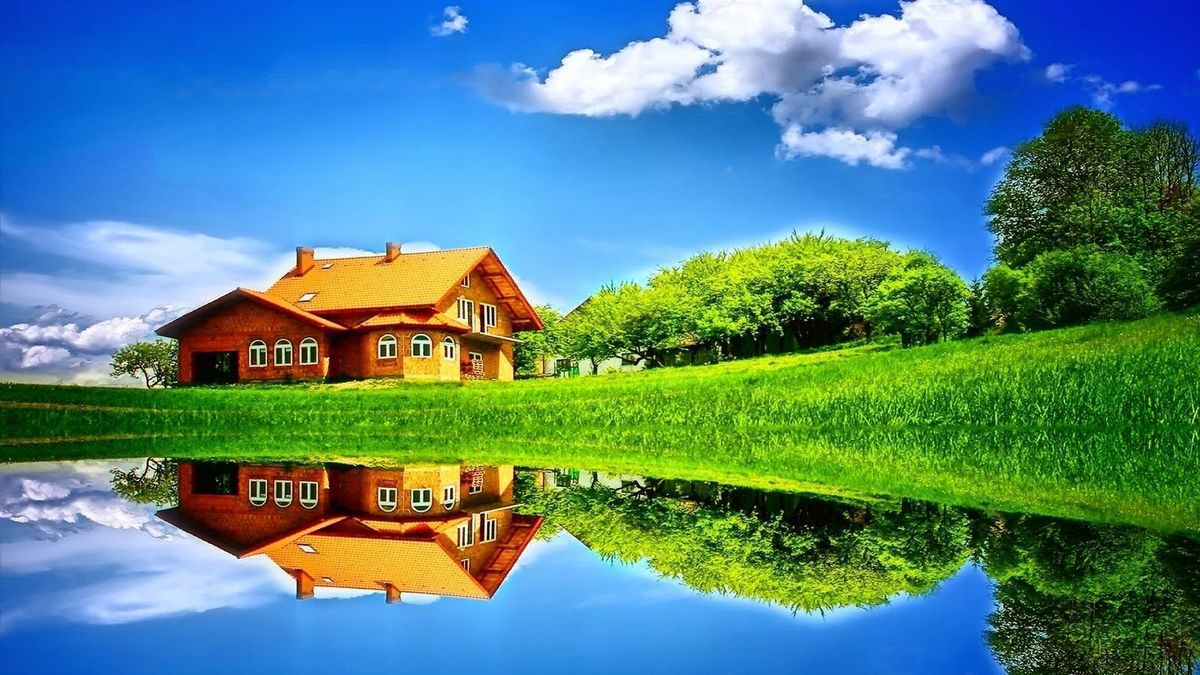
#> input picture lab03/lab03.jpg, 1200 x 675 px
$ jupyter execute lab03.ipynb
#> lines starting #> are read from the running program, lines starting #| are printed output that depends on the picture; after the words box and inside, x2 and y2 are one past the last pixel; in counts of white or black regions, pixels touching at a corner belong together
[cell 1]
# Phần I. So sánh OpenCV và Scikit-image trong thuật toán Canny
import cv2
import numpy as np
import matplotlib.pyplot as plt
from skimage import feature

def show_images(titles, images):
    plt.figure(figsize=(20, 5))
    for i in range(len(images)):
        plt.subplot(1, len(images), i+1)
        plt.imshow(images[i], cmap='gray')
        plt.title(titles[i])
        plt.axis('off')
    plt.show()

# Đọc ảnh gốc ở chế độ Grayscale (Canny thường xử lý trên ảnh xám)
img_gray = cv2.imread('lab03.jpg', cv2.IMREAD_GRAYSCALE)
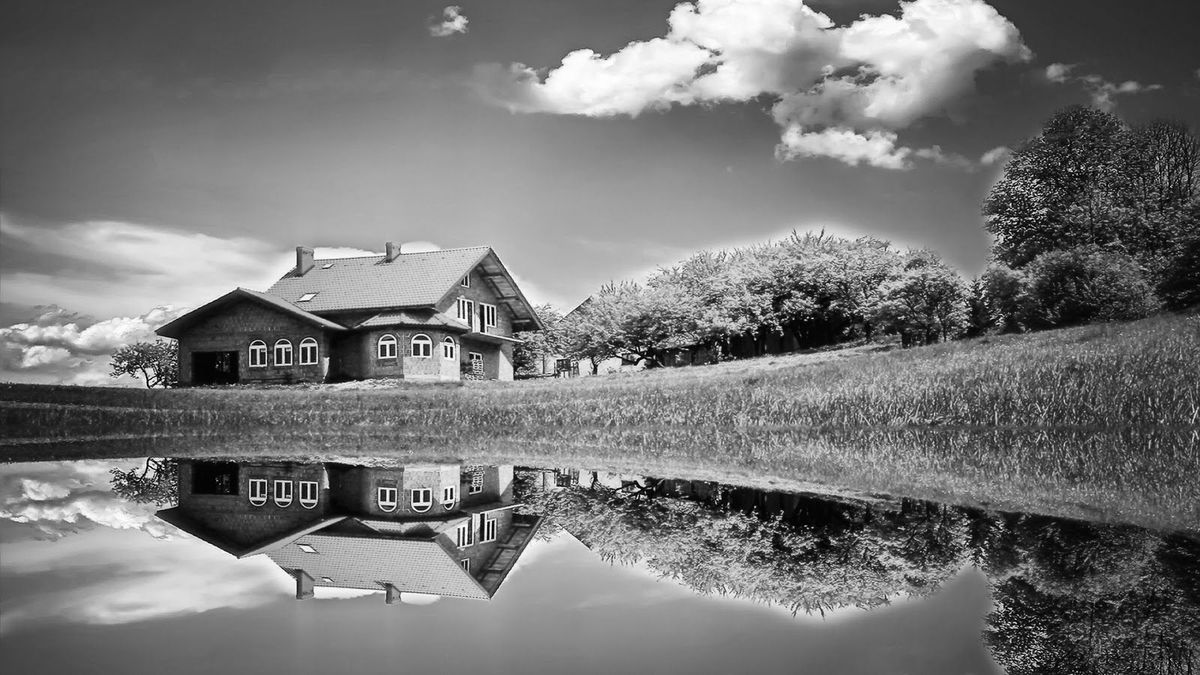
#> img_gray: shape (675, 1200); min 0, max 255, mean 118.9

# 1. Thuật toán Canny bằng OpenCV
# Cú pháp: cv2.Canny(ảnh, ngưỡng_thấp, ngưỡng_cao)
edges_cv2 = cv2.Canny(img_gray, threshold1=100, threshold2=200)
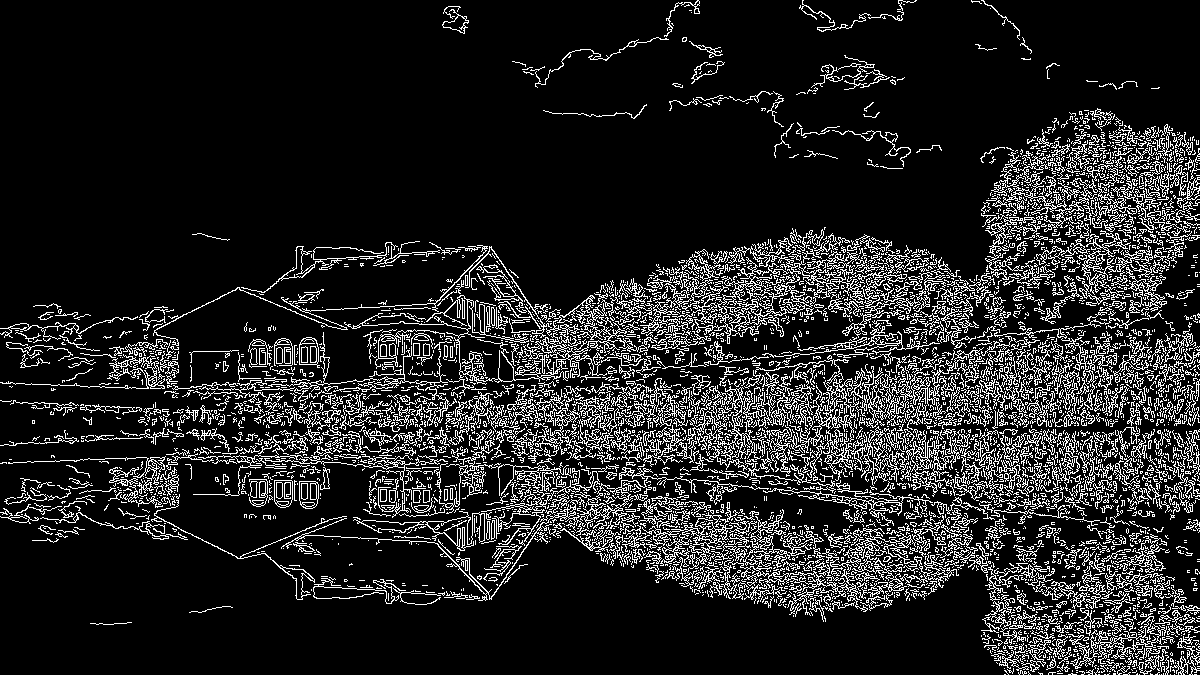
#> edges_cv2: shape (675, 1200); 13.8% white in thin lines or dots

# 2. Thuật toán Canny bằng Scikit-image
# Cú pháp: feature.canny(ảnh, sigma, ngưỡng_thấp, ngưỡng_cao)
# Lưu ý: skimage Canny trả về ma trận boolean (True/False), cần ép kiểu về float/uint8 để vẽ
edges_skimage = feature.canny(img_gray, sigma=1.0, low_threshold=100, high_threshold=200)
#> edges_skimage: shape (675, 1200) bool; 4% white in thin lines or dots

show_images(['Ảnh gốc (Xám)', 'Canny - OpenCV', 'Canny - Scikit-image'],
            [img_gray, edges_cv2, edges_skimage.astype(float)])
#> the loop in show_images, `for i in range(len(images)):` made 3 passes
#> in show_images, `plt.show()`:
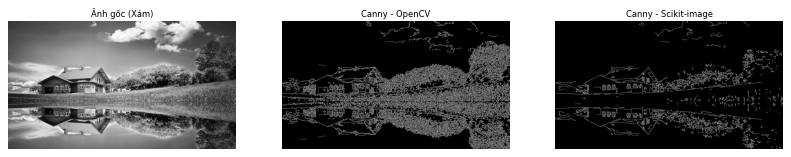
#> figure drawn by matplotlib, 3 panels

[cell 2]
# Phần 2. Thay đổi các tham số Threshold
# Thay đổi ngưỡng cao/thấp để xem sự khác biệt
# 1. Ngưỡng thấp (Bắt được nhiều cạnh yếu hơn, dễ lẫn nhiễu)
canny_low_thresh = cv2.Canny(img_gray, threshold1=10, threshold2=50)
#> canny_low_thresh: shape (675, 1200); 20.8% white in thin lines or dots

# 2. Ngưỡng cao (Chỉ bắt các cạnh cực kỳ rõ nét, bỏ qua nhiều chi tiết)
canny_high_thresh = cv2.Canny(img_gray, threshold1=150, threshold2=250)
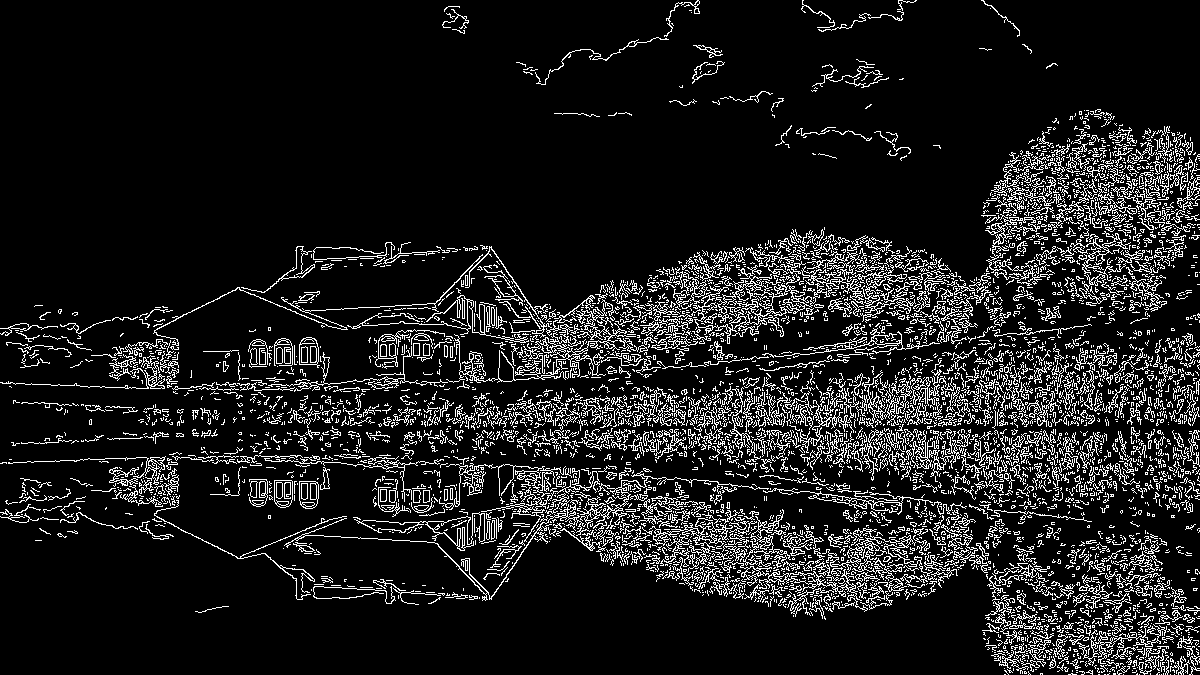
#> canny_high_thresh: shape (675, 1200); 11.2% white in thin lines or dots

# 3. Kết hợp tính toán ngưỡng tự động (Auto Canny - Rất hay dùng trong thực tế)
median = np.median(img_gray)
#> median = 118
lower = int(max(0, (1.0 - 0.33) * median))
#> lower = 79
upper = int(min(255, (1.0 + 0.33) * median))
#> upper = 156
canny_auto = cv2.Canny(img_gray, lower, upper)
#> canny_auto: shape (675, 1200); 15.3% white in thin lines or dots

show_images(['Ngưỡng rất thấp (10, 50)', 'Ngưỡng rất cao (150, 250)', f'Ngưỡng tự động ({lower}, {upper})'],
            [canny_low_thresh, canny_high_thresh, canny_auto])
#> the loop in show_images (call 2), `for i in range(len(images)):` made 3 passes

[cell 3]
# Phần 3. Kết hợp Canny với nhận dạng hình dáng (Tìm Contours)
# Đọc ảnh màu để vẽ viền cho đẹp
img_color = cv2.imread('lab03.jpg')
#> img_color is the input picture: shape (675, 1200, 3); mean B, G, R 132.2, 133.4, 85.5
img_color = cv2.cvtColor(img_color, cv2.COLOR_BGR2RGB)

# Dùng Canny tìm cạnh trước
edges = cv2.Canny(img_gray, 50, 150)
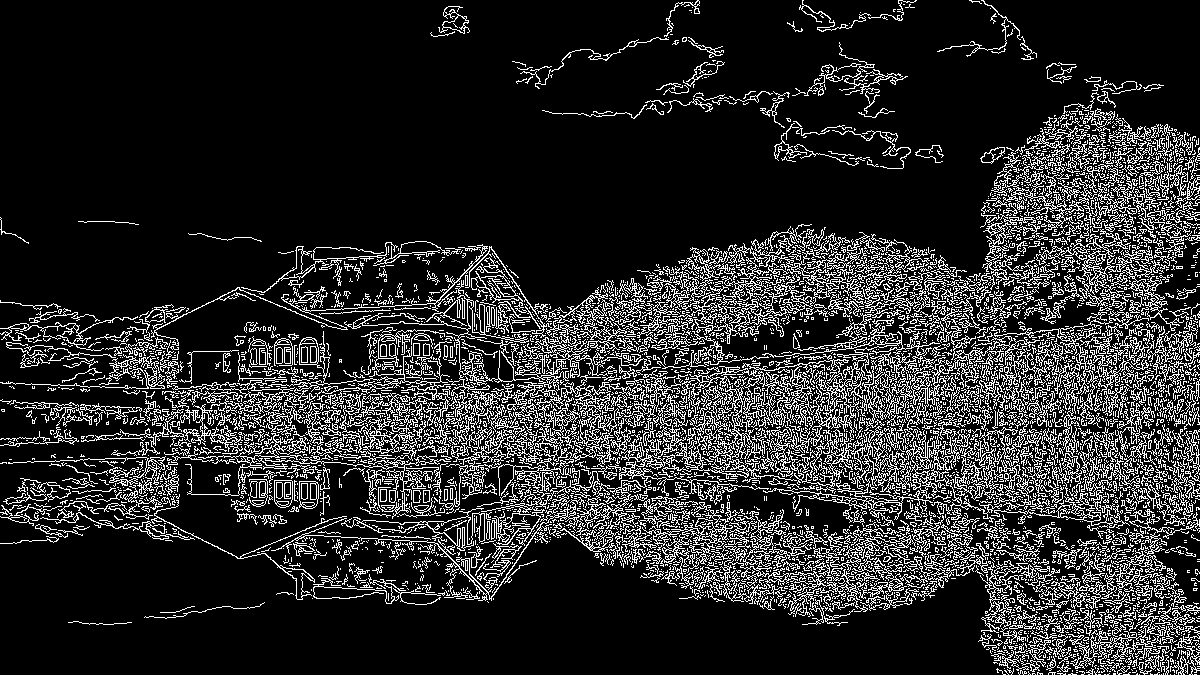
#> edges: shape (675, 1200); 16.4% white in thin lines or dots

# Tìm các đường viền (contours) dựa trên các cạnh Canny đã tìm được
# RETR_EXTERNAL: Chỉ lấy các viền ngoài cùng
contours, hierarchy = cv2.findContours(edges, cv2.RETR_EXTERNAL, cv2.CHAIN_APPROX_SIMPLE)
#> contours = 4565 contours, 4177 with area under 20; largest, box (x1, y1, x2, y2) and area: (658, 326, 956, 483) 4786, (693, 235, 867, 344) 2644, (268, 287, 636, 427) 2319, (443, 382, 639, 465) 1746, (789, 426, 909, 493) 1510

# Vẽ các đường viền tìm được lên ảnh gốc (màu đỏ, độ dày 2)
img_contours = img_color.copy()
cv2.drawContours(img_contours, contours, -1, (255, 0, 0), 2)
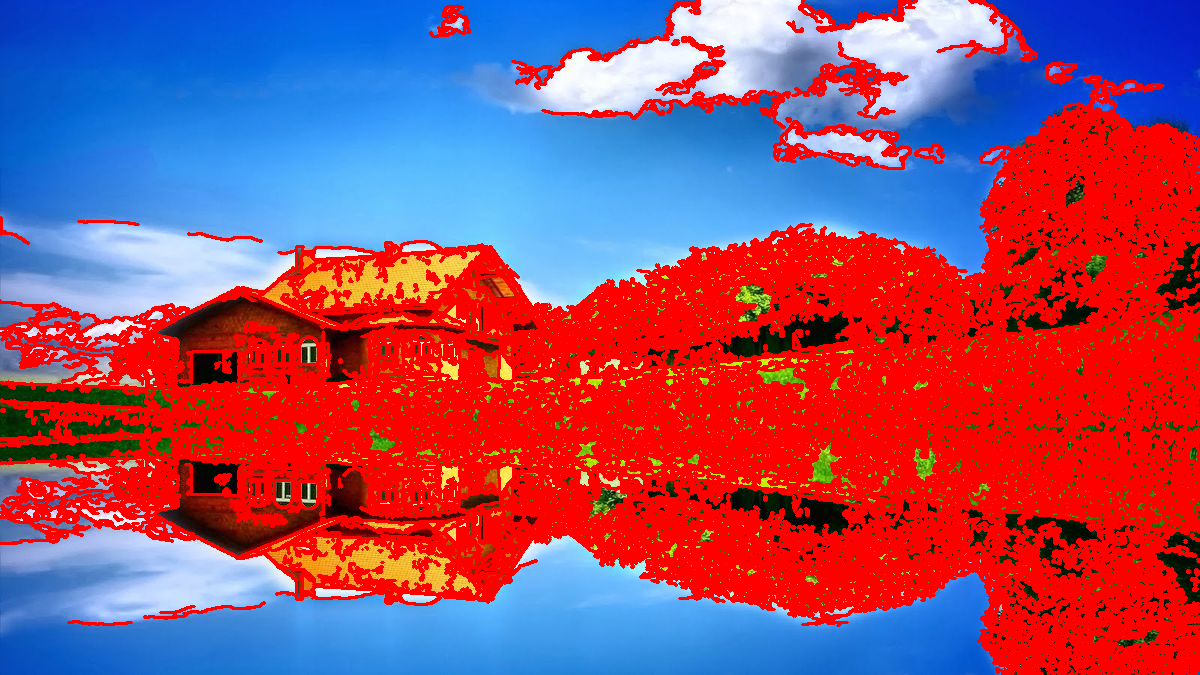
#> img_contours: shape (675, 1200, 3); mean R, G, B 153.5, 78, 110.4

show_images(['Canny Edges', 'Nhận diện đối tượng (Contours)'], [edges, img_contours])

$ run again, with lab03/noise.png saved as lab03/lab03.jpg
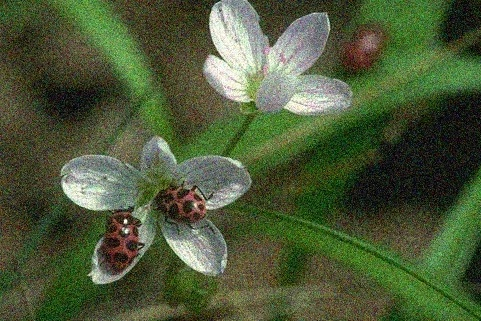
#> input picture lab03/noise.png, 481 x 321 px
#> `edges_cv2 = cv2.Canny(img_gray, threshold1=100, threshold2=200)`:
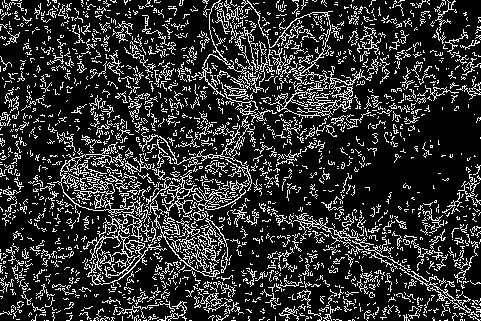
#> edges_cv2: shape (321, 481); 18.7% white in thin lines or dots
#> edges_skimage: shape (321, 481) bool; 1.3% white in thin lines or dots, all inside (x1, y1, x2, y2) = (60, 1, 349, 285)
#> the loop in show_images, `for i in range(len(images)):` made 3 passes
#> canny_low_thresh: shape (321, 481); 37.1% white in thin lines or dots
#> canny_high_thresh: shape (321, 481); 5.9% white in thin lines or dots
#> median = 75
#> lower = 50
#> upper = 99
#> canny_auto: shape (321, 481); 36% white in thin lines or dots
#> the loop in show_images (call 2), `for i in range(len(images)):` made 3 passes
#> img_color is the input picture: shape (321, 481, 3); mean B, G, R 56.6, 89.4, 76.5
#> edges: shape (321, 481); 34.1% white in thin lines or dots
#> contours = 2043 contours, 1900 with area under 20; largest, box (x1, y1, x2, y2) and area: (148, 138, 411, 281) 2668, (68, 229, 175, 304) 1937, (21, 129, 159, 217) 1724, (268, 59, 389, 129) 768, (399, 267, 481, 313) 701
#> `cv2.drawContours(img_contours, contours, -1, (255, 0, 0), 2)`:
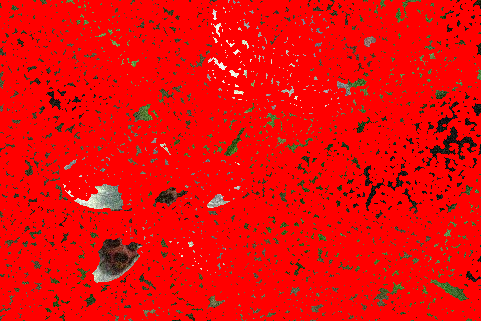
#> img_contours: shape (321, 481, 3); mean R, G, B 232.8, 10.6, 6.9
